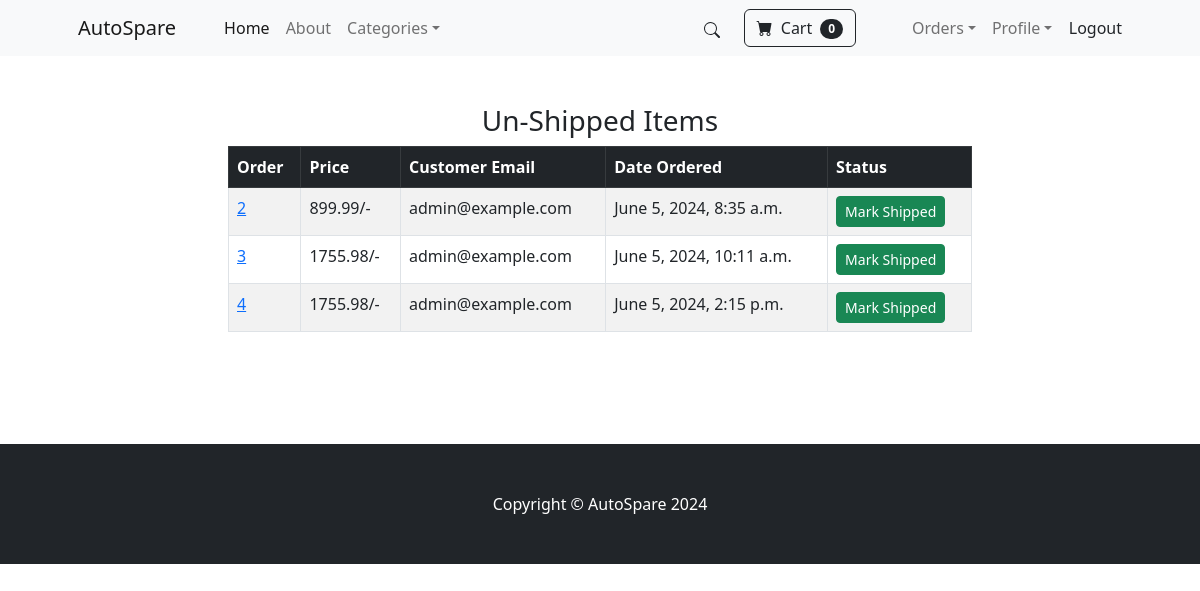
Page /payment/not_shipped_dash (signed in) on the earlier database version.
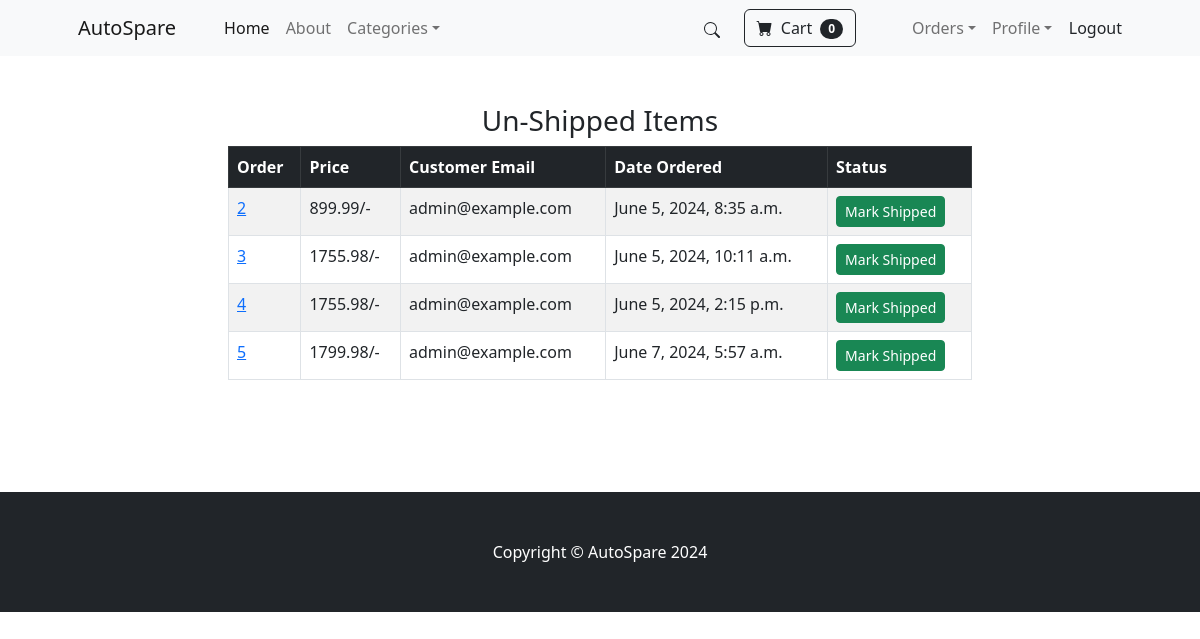
Same page on the later database version.
### payment/models.py (models this page shows, shortened)
class Order(models.Model):
    user = models.ForeignKey(User, on_delete=models.CASCADE, null=True, blank=True)
    full_name = models.CharField(max_length=250)
    email = models.EmailField(max_length=250)
    shipping_address = models.TextField(max_length=15000)
    amount_paid = models.DecimalField(max_digits=10, decimal_places=2)
    date_ordered = models.DateTimeField(auto_now_add=True)
    shipped = models.BooleanField(default=False)
    date_shipped = models.DateTimeField(blank=True, null=True)

### payment/views.py (the view, shortened to what this page needs)
# urls.py: path('not_shipped_dash', views.not_shipped_dash, name='not_shipped_dash'),
def not_shipped_dash(request):
    if request.user.is_authenticated and request.user.is_superuser:
        orders = Order.objects.filter(shipped=False)
        return render(request, "payment/not_shipped_dash.html", {"orders":orders})
    else:
        messages.success(request, "Access Denied!")
        return redirect('home')

### cart/cart.py (called while the page is built)
    def __len__(self):
        return len(self.cart)

### cart/context_processors.py (called while the page is built)
def cart(request):
    return {'cart': Cart(request)}

### payment/templates/payment/not_shipped_dash.html (shortened to what this page needs)
{% extends 'base.html' %}
{% block content %}
<div class="container">
    <div class="row">
        <center>
            <div class="col-8">
                <br><br>
                <h3>Un-Shipped Items</h3>
                <table class="table table-striped table-hover table-bordered">
                    <thead class="table-dark">
                        <tr>
                            <th scope="col">Order</th>
                            <th scope="col">Price</th>
                            <th scope="col">Customer Email</th>
                            <th scope="col">Date Ordered</th>
                            <th scope="col">Status</th>
                        </tr>
                    </thead>
                    <tbody>
                        {% for item in orders %}
                        <tr>
                            <td><a href="{% url 'orders' item.id %}">{{ item.id }}</a></td>
                            <td>{{ item.amount_paid }}/-</td>
                            <td>{{ item.email }}</td>
                            <td>{{ item.date_ordered }}</td>
                            <td>
                                <form method="POST">
                                    <button type="submit" class="btn btn-success btn-sm">Mark Shipped</button>
                                </form>
                            </td>
                        </tr>
                        {% endfor %}
                    </tbody>
                </table>
                <br /><br />
                <br /><br />
            </div>
        </center>
    </div>
</div>
{% endblock %}

Differences in the rows shown:
added Order: id "5", amount_paid "1799.98", email "admin@example.com", date_ordered "June 7, 2024, 5:57 a.m."
